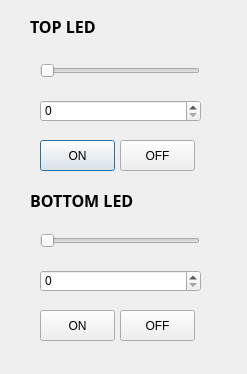
<?xml version="1.0" encoding="UTF-8"?>
<ui version="4.0">
 <class>LED_CONTROL</class>
 <widget class="QDialog" name="LED_CONTROL">
  <property name="geometry">
   <rect>
    <x>0</x>
    <y>0</y>
    <width>247</width>
    <height>374</height>
   </rect>
  </property>
  <property name="windowTitle">
   <string>LED</string>
  </property>
  <property name="modal">
   <bool>false</bool>
  </property>
  <widget class="QSlider" name="horizontalSlider">
   <property name="geometry">
    <rect>
     <x>40</x>
     <y>60</y>
     <width>160</width>
     <height>22</height>
    </rect>
   </property>
   <property name="maximum">
    <number>255</number>
   </property>
   <property name="orientation">
    <enum>Qt::Horizontal</enum>
   </property>
  </widget>
  <widget class="QSlider" name="horizontalSlider_2">
   <property name="geometry">
    <rect>
     <x>40</x>
     <y>230</y>
     <width>160</width>
     <height>22</height>
    </rect>
   </property>
   <property name="maximum">
    <number>255</number>
   </property>
   <property name="orientation">
    <enum>Qt::Horizontal</enum>
   </property>
  </widget>
  <widget class="QSpinBox" name="spinBox">
   <property name="geometry">
    <rect>
     <x>40</x>
     <y>100</y>
     <width>161</width>
     <height>22</height>
    </rect>
   </property>
   <property name="accelerated">
    <bool>true</bool>
   </property>
   <property name="maximum">
    <number>255</number>
   </property>
  </widget>
  <widget class="QSpinBox" name="spinBox_2">
   <property name="geometry">
    <rect>
     <x>40</x>
     <y>270</y>
     <width>161</width>
     <height>22</height>
    </rect>
   </property>
   <property name="accelerated">
    <bool>true</bool>
   </property>
   <property name="maximum">
    <number>255</number>
   </property>
  </widget>
  <widget class="QLabel" name="label">
   <property name="geometry">
    <rect>
     <x>30</x>
     <y>16</y>
     <width>131</width>
     <height>20</height>
    </rect>
   </property>
   <property name="font">
    <font>
     <family>맑은 고딕</family>
     <pointsize>12</pointsize>
     <weight>75</weight>
     <bold>true</bold>
    </font>
   </property>
   <property name="text">
    <string>TOP LED</string>
   </property>
  </widget>
  <widget class="QLabel" name="label_2">
   <property name="geometry">
    <rect>
     <x>30</x>
     <y>190</y>
     <width>131</width>
     <height>20</height>
    </rect>
   </property>
   <property name="font">
    <font>
     <family>맑은 고딕</family>
     <pointsize>12</pointsize>
     <weight>75</weight>
     <bold>true</bold>
    </font>
   </property>
   <property name="text">
    <string>BOTTOM LED</string>
   </property>
  </widget>
  <widget class="QPushButton" name="TOP_LED_ON">
   <property name="geometry">
    <rect>
     <x>40</x>
     <y>140</y>
     <width>75</width>
     <height>31</height>
    </rect>
   </property>
   <property name="text">
    <string>ON</string>
   </property>
  </widget>
  <widget class="QPushButton" name="TOP_LED_OFF">
   <property name="geometry">
    <rect>
     <x>120</x>
     <y>140</y>
     <width>75</width>
     <height>31</height>
    </rect>
   </property>
   <property name="text">
    <string>OFF</string>
   </property>
  </widget>
  <widget class="QPushButton" name="BOTTOM_LED_ON">
   <property name="geometry">
    <rect>
     <x>40</x>
     <y>310</y>
     <width>75</width>
     <height>31</height>
    </rect>
   </property>
   <property name="text">
    <string>ON</string>
   </property>
  </widget>
  <widget class="QPushButton" name="BOTTOM_LED_OFF">
   <property name="geometry">
    <rect>
     <x>120</x>
     <y>310</y>
     <width>75</width>
     <height>31</height>
    </rect>
   </property>
   <property name="text">
    <string>OFF</string>
   </property>
  </widget>
 </widget>
 <resources/>
 <connections/>
</ui>
